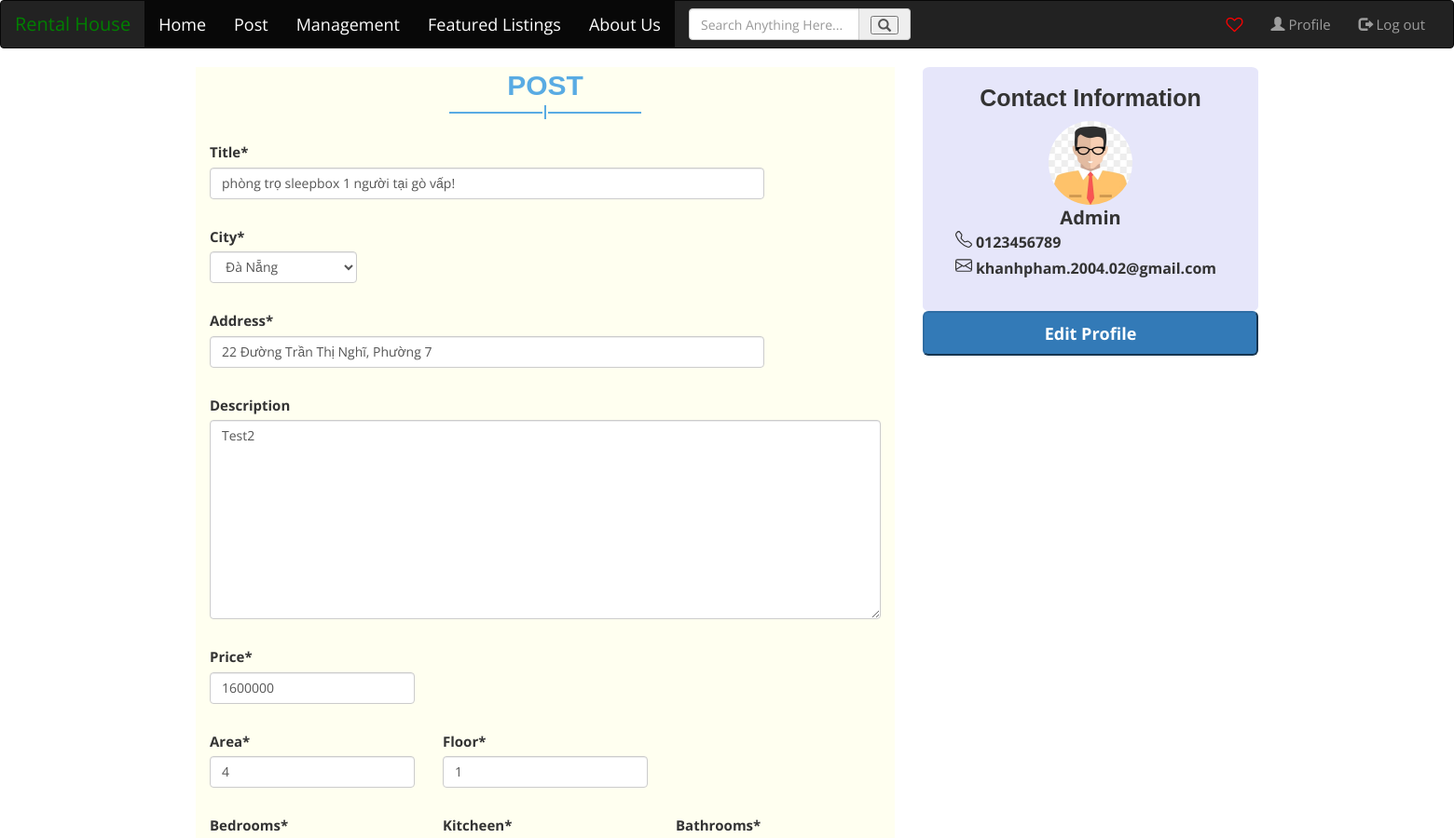
The page /update/17 (signed in, upper part) on the database as committed earlier.
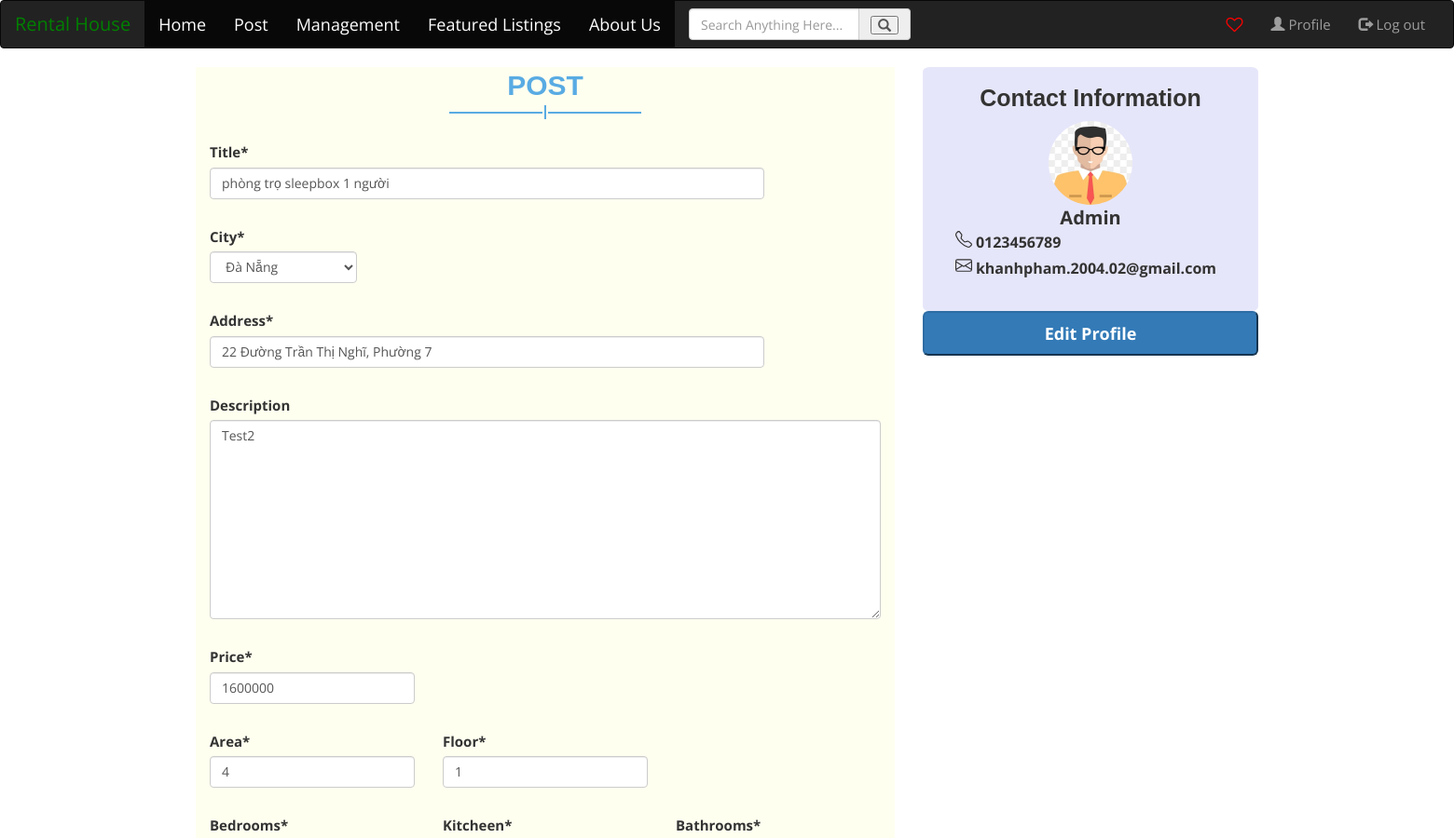
The same page on the database as committed later.
### house/models.py (models this page shows, shortened)
class Listing(models.Model):
    status_choices = (
        ("Available","Available"),
        ("Unvailable", "Unavailable"),
        ("Sale", "For Sale"),
        ('draft', 'Draft'),
        ('published', 'Published'),
    )
    city_choices = {
        ('TP. Hồ Chí Minh', 'TP. Hồ Chí Minh'),
        ('Hà Nội', 'Hà Nội'),
        ('Đà Nẵng', 'Đà Nẵng'),
        ('Bình Dương','Bình Dương'),
        ('An Giang','An Giang'),
        ('Bà Rịa – Vũng Tàu','Bà Rịa – Vũng Tàu'),
        ('Bạc Liêu','Bạc Liêu'),
        ('Bắc Giang','Bắc Giang'),
        ('Bắc Kạn','Bắc Kạn'),
        ('Bắc Ninh','Bắc Ninh'),
        ('Bến Tre','Bến Tre'),
        ('Bình Định','Bình Định'),
        ('Bình Phước','Bình Phước'),
        ('Bình Thuận','Bình Thuận'),
        ('Cà Mau','Cà Mau'),
        ('Cao Bằng','Cao Bằng'),
        ('Cần Thơ','Cần Thơ'),
        ('Đắk Lắk','Đắk Lắk'),
        ('Đắk Nông','Đắk Nông'),
        ('Điện Biên','Điện Biên'),
        ('Đồng Nai','Đồng Nai'),
        ('Đồng Tháp','Đồng Tháp'),
        ('Gia Lai','Gia Lai'),
        ('Hà Giang','Hà Giang'),
        ('Hà Nam','Hà Nam'),
        ('Hà Tĩnh','Hà Tĩnh'),
        ('Hải Dương','Hải Dương'),
        ('Hải Phòng','Hải Phòng'),
        ('Hậu Giang','Hậu Giang'),
        ('Hòa Bình','Hòa Bình'),
        ('Hưng Yên','Hưng Yên'),
        ('Khánh Hòa','Khánh Hòa'),
        ('Kiên Giang','Kiên Giang'),
        ('Kon Tum','Kon Tum'),
        ('Lai Châu','Lai Châu'),
        ('Lạng Sơn','Lạng Sơn'),
        ('Lào Cai','Lào Cai'),
        ('Lâm Đồng','Lâm Đồng'),
        ('Long An','Long An'),
        ('Nam Định','Nam Định'),
        ('Nghệ An','Nghệ An'),
        ('Ninh Bình','Ninh Bình'),
        ('Ninh Thuận','Ninh Thuận'),
        ('Phú Thọ','Phú Thọ'),
        ('Phú Yên','Phú Yên'),
        ('Quảng Bình','Quảng Bình'),
        ('Quảng Nam','Quảng Nam'),
        ('Quảng Ngãi','Quảng Ngãi'),
        ('Quảng Ninh','Quảng Ninh'),
        ('Quảng Trị','Quảng Trị'),
        ('Sóc Trăng','Sóc Trăng'),
        ('Sơn La','Sơn La'),
        ('Tây Ninh','Tây Ninh'),
        ('Thái Bình','Thái Bình'),
        ('Thái Nguyên','Thái Nguyên'),
        ('Thanh Hóa','Thanh Hóa'),
        ('Thừa Thiên Huế','Thừa Thiên Huế'),
        ('Tiền Giang','Tiền Giang'),
        ('Trà Vinh','Trà Vinh'),
        ('Tuyên Quang','Tuyên Quang'),
        ('Vĩnh Long','Vĩnh Long'),
        ('Vĩnh Phúc','Vĩnh Phúc'),
        ('Yên Bái','Yên Bái'),
    }
    status = models.CharField(max_length = 20, choices=status_choices, default="Available")
    lessor = models.ForeignKey(Profile,on_delete = models.CASCADE, blank=True,null=True)
    title = models.CharField(max_length = 120)
    address = models.CharField(max_length = 200)
    city = models.CharField(max_length = 100,choices=city_choices,default='null')
    description = models.TextField(blank=True)
    price = models.IntegerField()
    area = models.IntegerField()
    floor= models.IntegerField(default=1)
    bedrooms = models.IntegerField(default=0)
    kitcheen = models.IntegerField(default=0)
    bathrooms = models.IntegerField(default=0)
    garage = models.BooleanField(default=0)
    AirCondition = models.BooleanField(default=0)
    ComunityCenter = models.BooleanField(default=0)
    SecuritySystem = models.BooleanField(default=0)
    Furniture = models.TextField(default=0)
    list_date = models.DateField(default = datetime.now,blank = True)
    photo_main = models.ImageField(upload_to = 'photos/%Y/%m/%d/')
    photo_1 = models.ImageField(upload_to = 'photos/%Y/%m/%d/',blank =True)
    photo_2 = models.ImageField(upload_to = 'photos/%Y/%m/%d/',blank =True)
    photo_3 = models.ImageField(upload_to = 'photos/%Y/%m/%d/',blank =True)
    photo_4 = models.ImageField(upload_to = 'photos/%Y/%m/%d/',blank =True)
    photo_5 = models.ImageField(upload_to = 'photos/%Y/%m/%d/',blank =True)
    favourites = models.ManyToManyField(
        User, related_name='favourite', default=None, blank=True)

### house/views.py (the view)
# urls.py: path('update/<str:pk>',views.listing_update,name='update'),
@login_required(login_url='login' )
def listing_update(request, pk):
    listing=Listing.objects.get(id=pk)
    form=ListingForm(instance=listing)
    if request.method== "POST":
        form = ListingForm(request.POST,request.FILES, instance= listing)
        if form.is_valid():
            form.save()
            return redirect('/')
    context={
        'form': form
    }
    return render(request, 'listings/listing_create.html',context)

### house/forms.py
class ListingForm(ModelForm):
    class Meta:
        model = Listing
        fields =[
            "title",
            "address",
            "city",
            "description",
            "price",
            "area",
            "floor",
            "bedrooms",
            "kitcheen",
            "bathrooms",
            "garage",
            "AirCondition",
            "ComunityCenter",
            "SecuritySystem",
            "Furniture",
            "list_date",
            "photo_main",
            "photo_1",
            "photo_2",
            "photo_3",
            "photo_4",
            "photo_5",
            "status",
        ]

### templates/listings/listing_create.html (shortened to what the changed rows need)
{% extends 'base.html' %}
{% load static %}
{% load humanize%}
{% block content %}
{% load crispy_forms_tags %}
<head>
</head>
<body>
<section id="aa-properties" style="margin-top:-30px;">
    <div class="container">
        <div class="row">
            <div class="col-md-8">
                <div class="aa-properties-content">
                    <div class="aa-properties-details">
                        <div class="form-group">
                        <form method="POST" enctype="multipart/form-data" style="background-color:ivory">
                            <div class="aa-title" style="margin-top:0px;">
                                <h2>POST</h2>
                            </div>
                            <div class="container-fluid">
                                <div class="row">
                                    <div class="form-group col-md-10 mb-0">
                                        {{ form.title|as_crispy_field }}
                                    </div>
                                </div>
                                <div class="row">
                                    <div class="form-group col-md-3 mb-0">
                                        {{ form.city|as_crispy_field }}
                                    </div>
                                </div>
                                <div class="row">
                                    <div class="form-group col-md-10 mb-0">
                                        {{ form.address|as_crispy_field }}
                                    </div>
                                </div>
                                <div class="row">
                                    <div class="form-group col-md-12 mb-0">
                                        {{ form.description|as_crispy_field }}
                                    </div>
                                </div>
                                <div class="row">
                                    <div class="form-group col-md-4 mb-0">
                                        {{ form.price|as_crispy_field }}
                                    </div>
                                </div>
                                <div class="row">
                                    <div class="form-group col-md-4 mb-0">
                                         {{ form.area|as_crispy_field  }}
                                    </div>
                                    <div class="form-group col-md-4 mb-0">
                                        {{ form.floor|as_crispy_field }}
                                    </div>
                                </div>
                                <div class="row">
                                    <div class="form-group col-md-4 mb-0">
                                        {{ form.bedrooms|as_crispy_field }}
                                    </div>
                                    <div class="form-group col-md-4 mb-0">
                                        {{ form.kitcheen|as_crispy_field }}
                                    </div>
                                    <div class="form-group col-sm-4 -mb-0">
                                        {{ form.bathrooms|as_crispy_field }}
                                    </div>
                                </div>
                            </div>
                        </form>
                        </div>
                    </div>
                </div>
            </div>
        </div>
    </div>
</section>
</body>
{%endblock%}

Rows that differ between the two databases and show on the page:
changed Listing "Bedrooms *": title "phòng trọ sleepbox 1 người tại gò vấp!" → "phòng trọ sleepbox 1 người"
